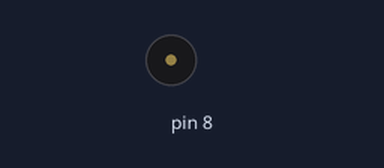
Bench run of a sketch on a simulated Arduino Uno, built with avr-gcc and run on an emulated ATmega328P. Parts: buzzer (waves = sounding).

Above: at 0.1 s.
Timing chart, 0 to 1.6 s (numbered marks = the images above):
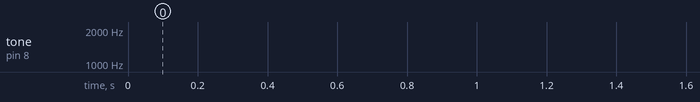

The sketch:

weehwaah.ino
```cpp
int x = 1000;
int inc = 1;
void setup() {
  // put your setup code here, to run once:

}

void loop() {
  // put your main code here, to run repeatedly:
  tone(8, x);
  delay(1);
  x = x + inc;
  if (x > 2000 || x < 1000){
    inc = inc *-1;
  }

}
```
